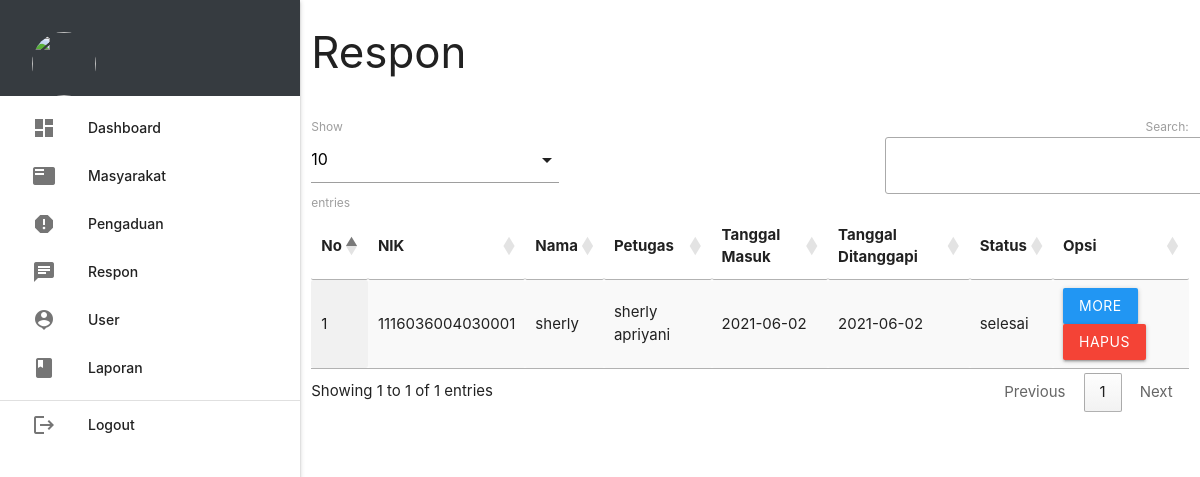
Page /admin/index.php?p=respon (signed in) on the committed database.
### tables this page shows
CREATE TABLE `pengaduan` (
  `id_pengaduan` int(5) NOT NULL,
  `tgl_pengaduan` date NOT NULL,
  `nik` varchar(16) NOT NULL,
  `isi_laporan` text NOT NULL,
  `foto` varchar(255) NOT NULL,
  `status` enum('proses','selesai') NOT NULL
);

CREATE TABLE `masyarakat` (
  `nik` varchar(16) NOT NULL,
  `nama` varchar(35) NOT NULL,
  `username` varchar(25) NOT NULL,
  `password` varchar(255) NOT NULL,
  `telp` varchar(13) NOT NULL
);

CREATE TABLE `petugas` (
  `id_petugas` int(5) NOT NULL,
  `nama_petugas` varchar(30) NOT NULL,
  `username` varchar(30) NOT NULL,
  `password` varchar(255) NOT NULL,
  `telp_petugas` varchar(13) NOT NULL,
  `level` enum('admin','petugas') NOT NULL
);

CREATE TABLE `tanggapan` (
  `id_tanggapan` int(5) NOT NULL,
  `id_pengaduan` int(5) NOT NULL,
  `tgl_tanggapan` date NOT NULL,
  `tanggapan` text NOT NULL,
  `id_petugas` int(5) NOT NULL
);

### admin/respon.php (the view, shortened to what this page needs)
    <div class="row">
    	<div class="col s12 m9">
    		<h3 class="darkgrey-text">Respon</h3>
    	</div>
    </div>
    <table id="example" class="display responsive-table" style="width:100%">
    	<thead>
    		<tr>
    			<th>No</th>
    			<th>NIK</th>
    			<th>Nama</th>
    			<th>Petugas</th>
    			<th>Tanggal Masuk</th>
    			<th>Tanggal Ditanggapi</th>
    			<th>Status</th>
    			<th>Opsi</th>
    		</tr>
    	</thead>
    	<tbody>
    		<?php
$no = 1;
$query = mysqli_query($koneksi, "SELECT * FROM pengaduan INNER JOIN masyarakat ON pengaduan.nik=masyarakat.nik INNER JOIN tanggapan ON pengaduan.id_pengaduan=tanggapan.id_pengaduan INNER JOIN petugas ON tanggapan.id_petugas=petugas.id_petugas ORDER BY tanggapan.id_pengaduan DESC");
while ($r = mysqli_fetch_assoc($query)) { ?>
    			<tr>
    				<td><?php echo $no++; ?></td>
    				<td><?php echo $r['nik']; ?></td>
    				<td><?php echo $r['nama']; ?></td>
    				<td><?php echo $r['nama_petugas']; ?></td>
    				<td><?php echo $r['tgl_pengaduan']; ?></td>
    				<td><?php echo $r['tgl_tanggapan']; ?></td>
    				<td><?php echo $r['status']; ?></td>
    				<td><a class="btn blue modal-trigger" href="#more?id_tanggapan=<?php echo $r['id_tanggapan'] ?>">More</a> <a class="btn red" onclick="return confirm('Anda Yakin Ingin Menghapus Y/N')" href="index.php?p=tanggapan_hapus&id_tanggapan=<?php echo $r['id_tanggapan'] ?>">Hapus</a></td>
    			</tr>
    		<?php  }
?>
    	</tbody>
    </table>

### rows in the picture
pengaduan: masyarakat.nik "1116036004030001", masyarakat.nama "sherly", petugas.nama_petugas "sherly apriyani", tgl_pengaduan "2021-06-02", tanggapan.tgl_tanggapan "2021-06-02", status "selesai"
